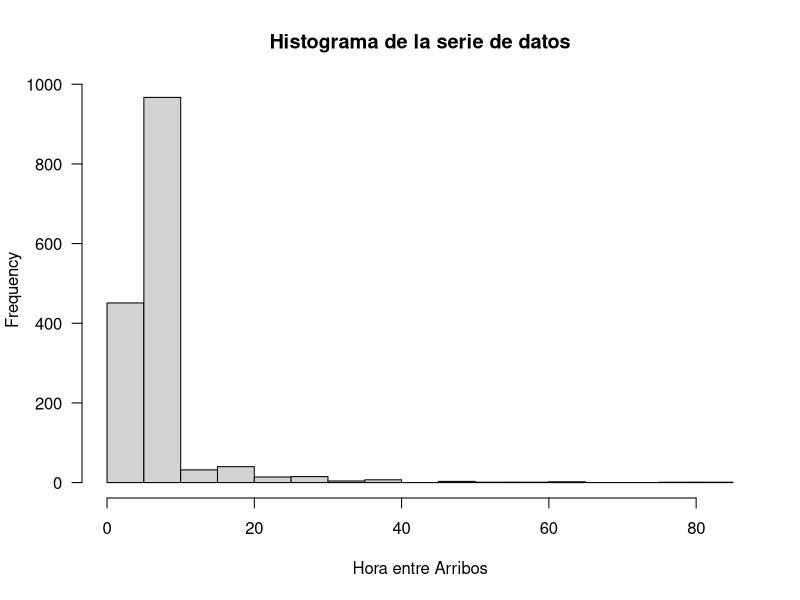
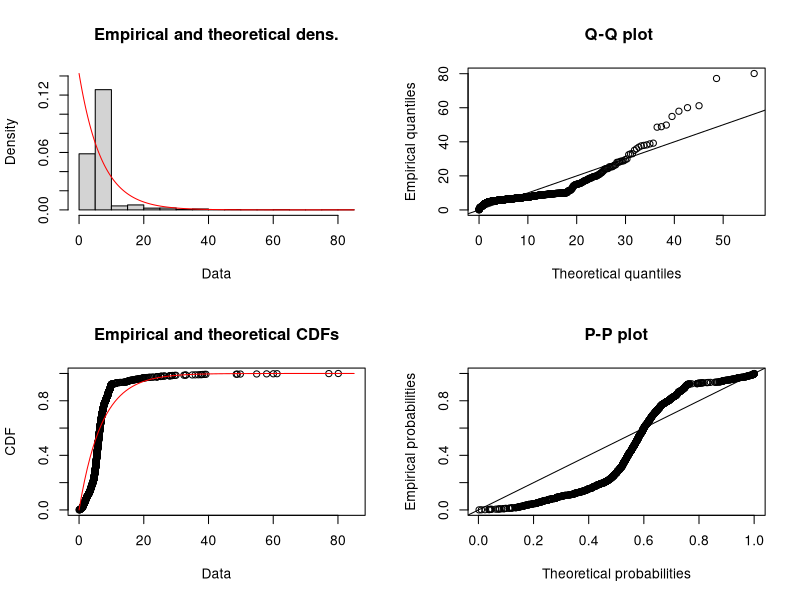
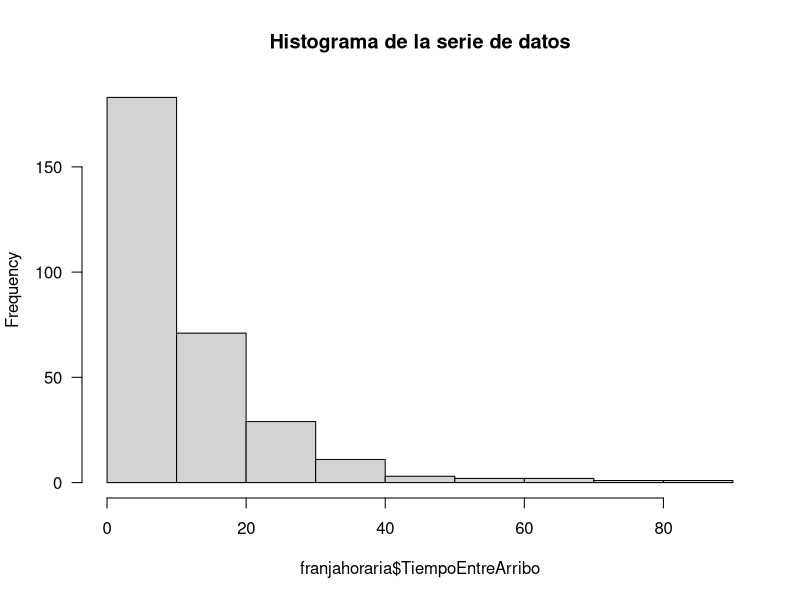
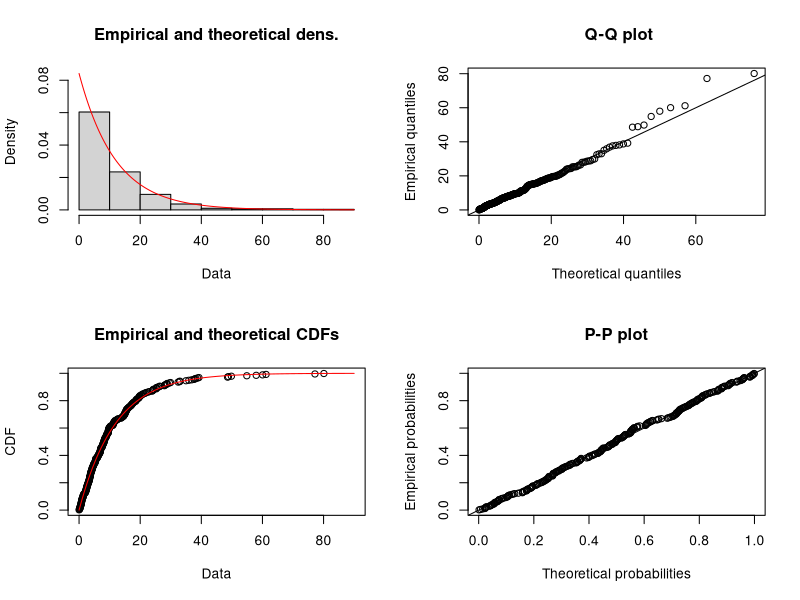

Here is the R script that generated these plots, in order:
# Simulaci�n de Eventos Discretos
# equiposimulacion@uniandes.edu.co
#################################################

##Instalaci�n de los paquetes utilizados
#install.packages("MASS")
#install.packages("survival")
#install.packages("fitdistrplus")

##Cargar los paquetes
library(MASS)
library(survival)
library(fitdistrplus)

############################################################################################
## Cargar serie de datos:
setwd("C:\\Users\\David\\Documents\\Analytics\\Modelaje y Mejora De Procesos\\Modulo Simulacion\\Tarea_2\\")
#setwd("C:/path/to/datos")
datos <- read.csv(file="mmps_clase2_datos.csv", header=TRUE, sep=",")




############################################################################################
## Histograma de la serie de datos.
hist(datos$TiempoEntreArribos, main = "Histograma de la serie de datos", xlab="Hora entre Arribos", las=1, pro = FALSE)

############################################################################################
## Pruebas de bondad y ajuste

## Almacenar la estimaci�n por m�xima verosimilitud de la serie de datos
## a una distribuci�n de probabilidad ingresada por par�metro.
ajuste <- fitdist(datos$TiempoEntreArribos, "exp")

# "beta", "cauchy", "chi-squared", "exponential", "f", "gamma", "geometric", "log-normal", 
# "lognormal", "logistic", "negative binomial", "normal", "Poisson", "t" and "weibull"

## Mostrar los par�metros del ajuste a la distribuci�n dada.
print(ajuste$estimate)

## Mostrar las gr�ficas de inter�s de las distribuciones emp�rica y te�rica.
plot(ajuste)

## Realizar y guardar prueba de bondad de ajuste a la serie de datos con respecto a
## la distribuci�n te�rica escogida.
resultados <- gofstat(ajuste)

## Rechazo de la prueba de Kolmogorov-Smirnov
print(resultados$kstest)

## P-Value de la prueba de Chi-Cuadrado
print(resultados$chisqpvalue)

##############################*##############################################################
### Prueba de homogeneidad de varianzas 

#Filtrar la tabla por las 2 franjas horarias que voy a comparar
dosniveles<-datos[datos$FranjaHoraria %in% c("1", "2"), ]

#Ver tabla
View(dosniveles)

#Prueba de varianzas iguales
res.ftest<-var.test(dosniveles$TiempoEntreArribo~dosniveles$FranjaHoraria,data=dosniveles)

#Resultados test F 
res.ftest

############################################################################################
### Prueba de diferencia de medias

#Filtrar la tabla por las 2 franjas horarias que voy a comparar
dosniveles <- datos[datos$FranjaHoraria %in% c("1", "2"), ]

# Prueba de diferencia de medias
res.ttest <- t.test(dosniveles$TiempoEntreArribo~dosniveles$FranjaHoraria,data=dosniveles)

# Resultados prueba diferencia de medias
res.ttest

############################################################################################
##  Bondad de ajuste para la franja horaria 1
franjahoraria<-datos[datos$FranjaHoraria %in% c("1"), ]

## Histograma de la serie de datos.
hist(franjahoraria$TiempoEntreArribo, main = "Histograma de la serie de datos", las=1, prob=FALSE)

## Almacenar la estimaci�n por m�xima verosimilitud de la serie de datos
## a una distribuci�n de probabilidad ingresada por par�metro.
ajuste <- fitdist(franjahoraria$TiempoEntreArribo, "exp")

## Mostrar los par�metros del ajuste a la distribuci�n dada.
print(ajuste$estimate)

## Mostrar las gr�ficas de inter�s de las distribuciones emp�rica y te�rica.
plot(ajuste)

## Realizar y guardar prueba de bondad de ajuste a la serie de datos con respecto a
## la distribuci�n te�rica escogida.
resultados <- gofstat(ajuste)

## Rechazo de la prueba de Kolmogorov-Smirnov
print(resultados$kstest)

## P-Value de la prueba de Chi-Cuadrado
print(resultados$chisqpvalue)
